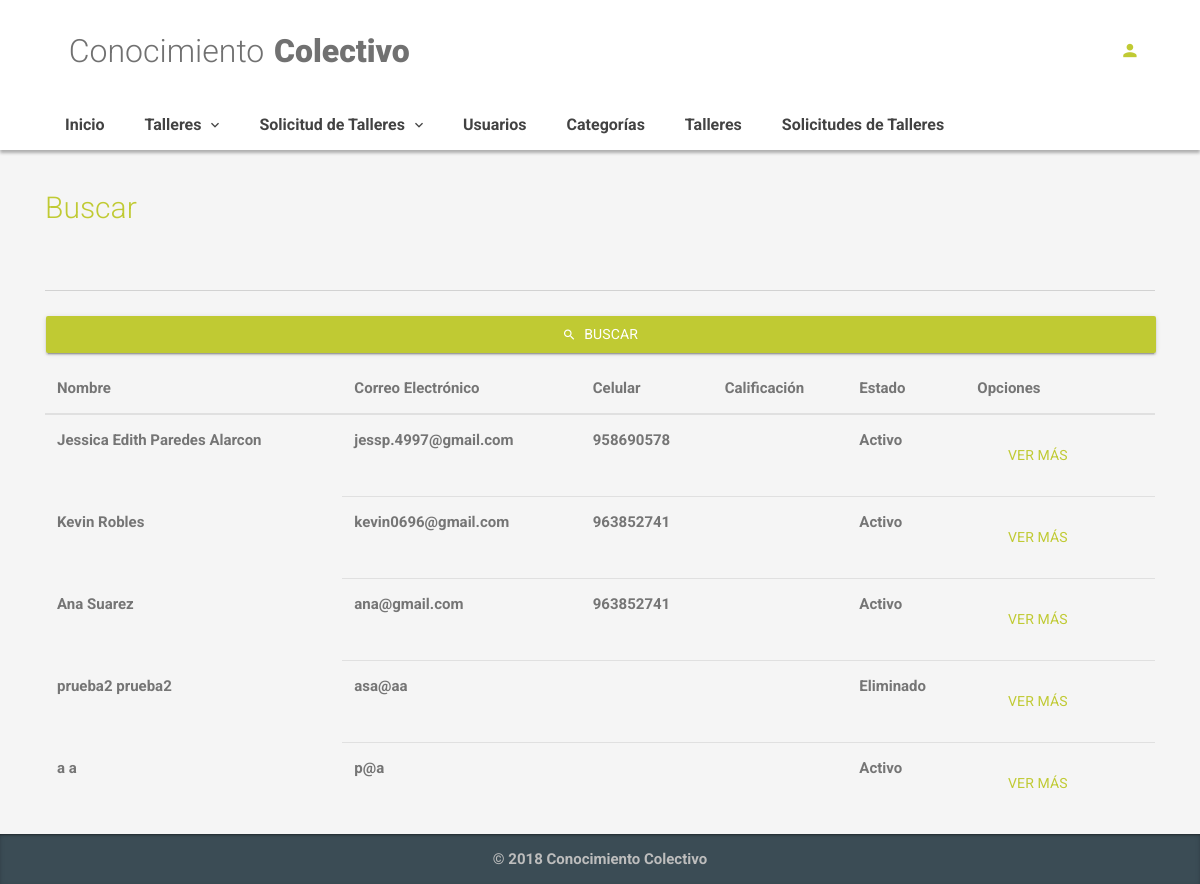
Page /index.php/admin on the earlier database version.
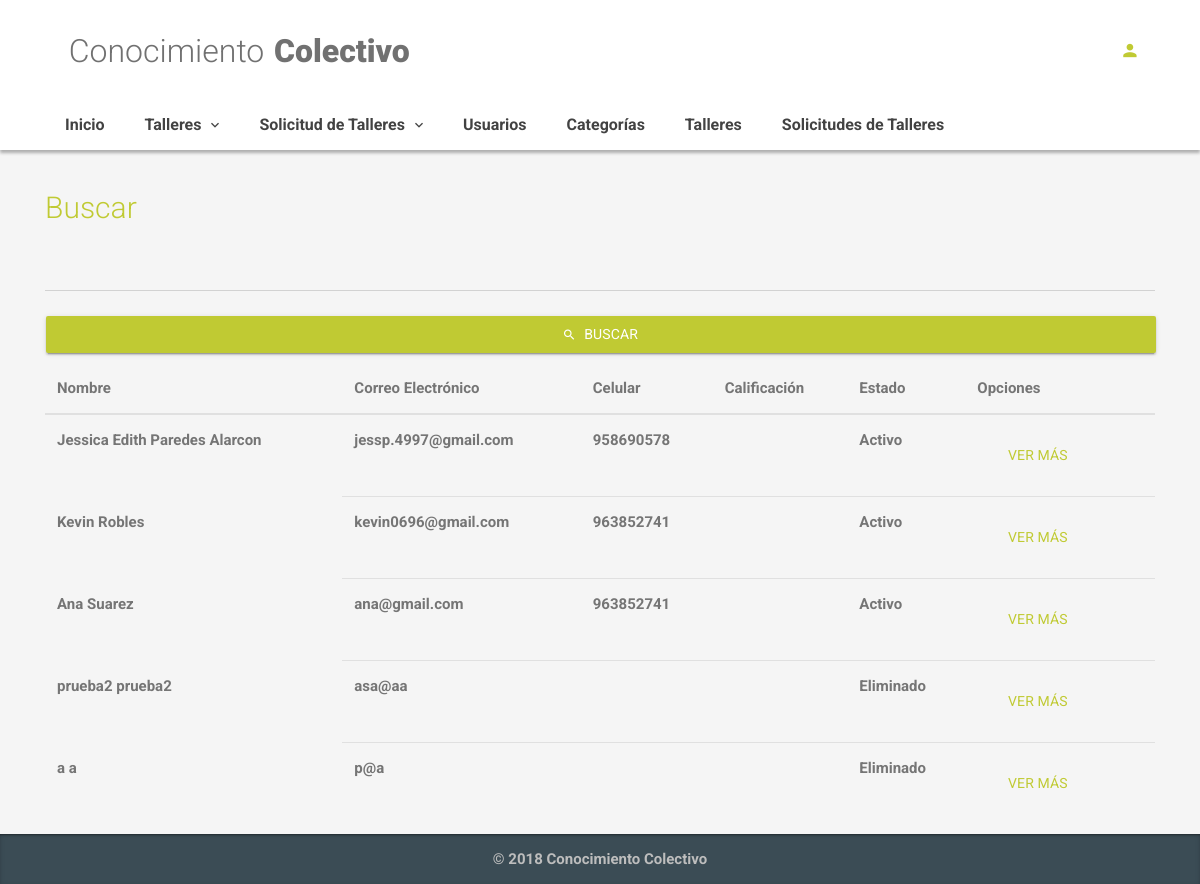
Same page on the later database version.
### tables this page shows
CREATE TABLE `users` (
  `id` int(11) NOT NULL AUTO_INCREMENT,
  `name` varchar(20) NOT NULL,
  `last_name` varchar(20) NOT NULL,
  `email` varchar(30) NOT NULL,
  `password` varchar(20) NOT NULL,
  `cell_phone` varchar(9) NOT NULL,
  `date_birth` date DEFAULT NULL,
  `description` varchar(100) DEFAULT NULL,
  `created_date` timestamp NOT NULL DEFAULT CURRENT_TIMESTAMP ON UPDATE CURRENT_TIMESTAMP,
  `gender` enum('Femenino','Masculino') NOT NULL,
  `removed` enum('Activo','Eliminado') NOT NULL,
  PRIMARY KEY (`id`)
);

### application/controllers/Admin.php (called while the page is built, shortened)
<?php
class Admin extends CI_Controller {
    public function __construct() {
		$this->load->model('admin_model');
	}
	public function index(){
		$q = $this->input->get('q');
		if(!empty($q)){
			$u_list = $this->admin_model->search_users_by_name($q);
		}else{
			$u_list = $this->admin_model->show_all_users();
		};
		$dataView=[
			'page'=>'admin/users_list',
			'lista_u'=> $u_list
		];
		$this->load->view('template/basic',$dataView);
	}
}

### index.php (called while the page is built, shortened)
<?php
require_once BASEPATH.'core/CodeIgniter.php';

### application/models/Admin_model.php (called while the page is built, shortened)
<?php
class Admin_model extends CI_Model {
  public function show_all_users(){
        $sql = "SELECT
                id,
                name,
                last_name,
                email,
                cell_phone,
                DATE_FORMAT(date_birth,'%d-%m-%Y') AS date_birth,
                description,
                gender,
                removed
              FROM
                users";
        $query = $this->db->query($sql);
        return $query->result_array();
  }
}

### application/views/admin/users_list.php (the view)
<div class="container">
    <form>
    <h2 class="color-primary">Buscar</h2>
    <div class="form-group">
      <input type="text" name="q" class="form-control"> </div>
      <button type="submit" class="btn btn-primary btn-raised btn-block">
        <i class="zmdi zmdi-search"></i>Buscar</button>
      </form>
    <table class="table">
  <thead>
    <tr>
      <th>Nombre</th>
      <th>Correo Electrónico</th>
      <th>Celular</th>
      <th>Calificación</th>
      <th>Estado</th>
      <th>Opciones</th>
    </tr>
  </thead>
  <tbody>
    <?php foreach($lista_u as $rows){?>
    <tr>
      <th><?php echo $rows['name']?> <?php echo $rows['last_name']?></th>
      <td><?php echo $rows['email']?></td>
      <td><?php echo $rows['cell_phone']?></td>
      <td></td>
      <td><?php echo $rows['removed']?></td>
      <td><a href="<?php echo site_url('admin/show_profile/' .$rows['id'])?>" class="btn btn-primary">Ver más</a></td>
    </tr>
    <?php }?>
  </tbody>
</table>
</div>

### application/views/template/basic.php (shortened to what this page needs)
<!DOCTYPE html>
<html lang="es">
  <head>
    <link rel="stylesheet" href="/assets/css/plugins.min.css">
    <link rel="stylesheet" href="/assets/css/style.lime-600.min.css">
  </head>
  <body>
    <div class="ms-site-container">
      <?php $this->load->view('template/header')?>
        <?php $this->load->view($page)?>
      <?php $this->load->view('template/footer')?>
    </div>
  </body>
</html>

### application/views/template/header.php (shortened to what this page needs)
<header class="ms-header ms-header-white">
    <div class="container container-full">
        <div class="ms-title">
            <a href="/">
                <h1 class="animated fadeInRight animation-delay-6">Conocimiento
                    <span>
                        <strong>&nbsp;&nbsp;&nbsp;
                            <strong>Colectivo</strong>
                    </span>
                </h1>
            </a>
        </div>
        <div class="header-right">
            <?php if($this->session->userdata('s_iduser') == false){?>
            <a href="<?php echo site_url('login')?>" class="btn-circle btn-circle-primary no-focus animated zoomInDown animation-delay-8">
                <i class="zmdi zmdi-account"></i>
            </a>
            <?php }?>
        </div>
    </div>
</header>
<nav class="navbar navbar-expand-md navbar-static ms-navbar ms-navbar-white">
    <div class="container container-full">
        <div class="collapse navbar-collapse" id="ms-navbar">
            <ul class="navbar-nav">
                <?php $this->load->view('template/menu')?>
            </ul>
        </div>
    </div>
</nav>

### application/views/template/menu.php (shortened to what this page needs)
<li class="nav-item">
    <a href="<?php echo site_url('')?>" class="nav-link animated fadeIn animation-delay-9" role="button" aria-haspopup="true" aria-expanded="false" data-name="inicio">Inicio</a>
</li>
<li class="nav-item dropdown">
    <a href="#" class="nav-link dropdown-toggle animated fadeIn animation-delay-9" data-toggle="dropdown" data-hover="dropdown" role="button" aria-haspopup="true" aria-expanded="false" data-name="ecommerce">
        Talleres
        <i class="zmdi zmdi-chevron-down"></i>
    </a>
</li>
<li class="nav-item dropdown">
    <a href="#" class="nav-link dropdown-toggle animated fadeIn animation-delay-9" data-toggle="dropdown" data-hover="dropdown" role="button" aria-haspopup="true" aria-expanded="false" data-name="ecommerce">
        Solicitud de Talleres
        <i class="zmdi zmdi-chevron-down"></i>
    </a>
</li>
<li class="nav-item">
    <a href="<?php echo site_url('admin')?>" class="nav-link animated fadeIn animation-delay-9" role="button" aria-haspopup="true" aria-expanded="false" data-name="inicio">Usuarios</a>
</li>
<li class="nav-item">
    <a href="<?php echo site_url('admin/categories_list')?>" class="nav-link animated fadeIn animation-delay-9" role="button" aria-haspopup="true" aria-expanded="false" data-name="inicio">Categorías</a>
</li>
<li class="nav-item">
    <a href="<?php echo site_url('admin/workshop_list')?>" class="nav-link animated fadeIn animation-delay-9" role="button" aria-haspopup="true" aria-expanded="false" data-name="inicio">Talleres</a>
</li>
<li class="nav-item">
    <a href="<?php echo site_url('admin/proposed_workshop_list')?>" class="nav-link animated fadeIn animation-delay-9" role="button" aria-haspopup="true" aria-expanded="false" data-name="inicio">Solicitudes de Talleres</a>
</li>

### application/views/template/footer.php (shortened to what this page needs)
 <footer class="ms-footer">
  <div class="container">
    <p> &copy; 2018 Conocimiento Colectivo</p>
  </div>
</footer>

Differences in the rows shown:
changed users (number 5 of 5 on the later page): removed "Activo" → "Eliminado"
